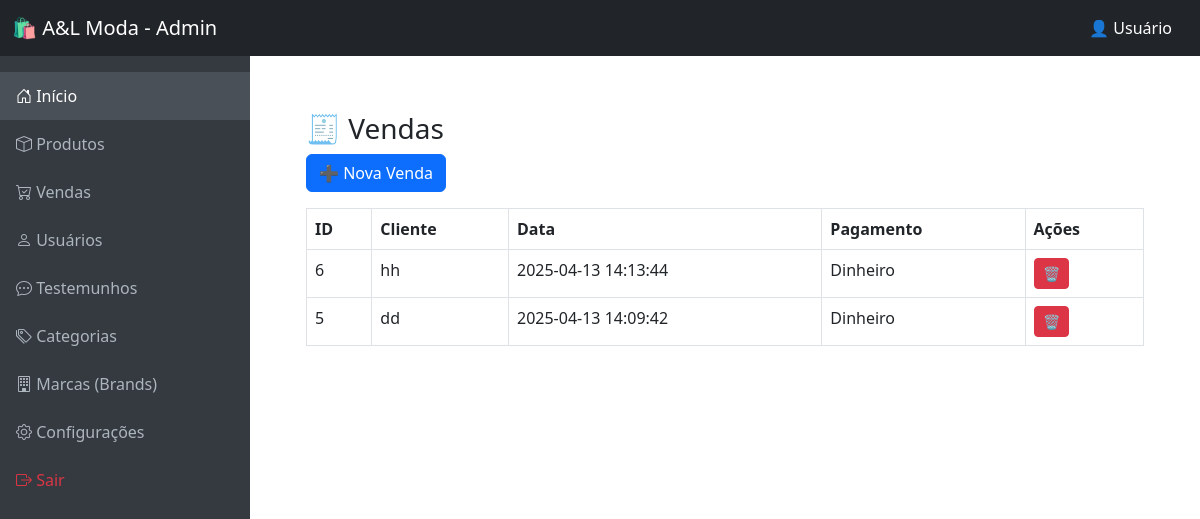
The page /painel/admin/vendas.php on the database as committed earlier.
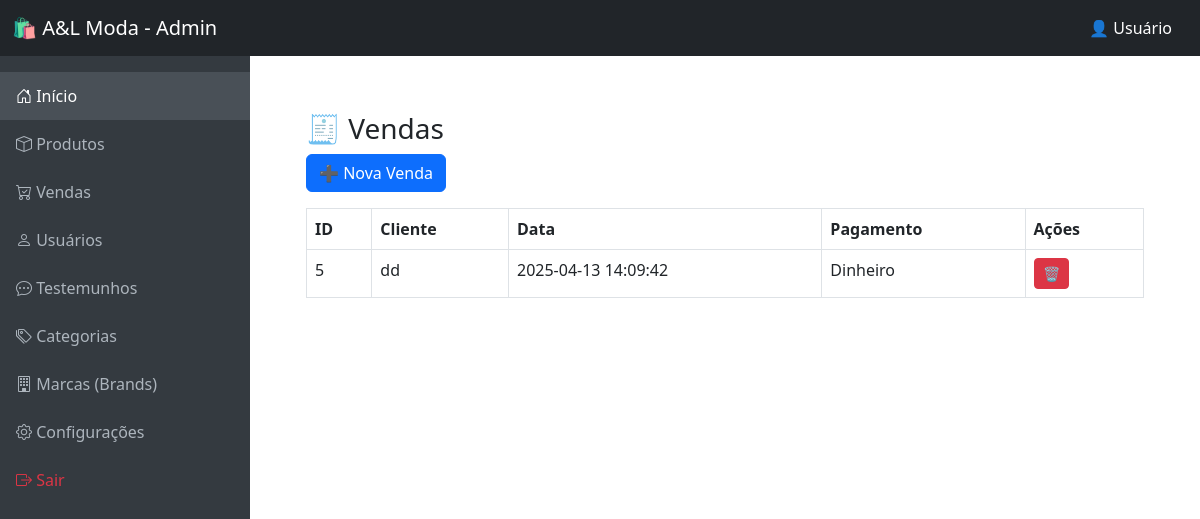
The same page on the database as committed later.
### tables this page shows
CREATE TABLE `vendas` (
  `id_venda` int(11) NOT NULL,
  `nome_cliente` varchar(255) NOT NULL,
  `data_venda` datetime DEFAULT current_timestamp(),
  `tipo_pagamento` varchar(50) NOT NULL
);

### painel/admin/vendas.php (the view, shortened to what this page needs)
<!DOCTYPE html>
<html lang="pt">
<head>
  <link href="https://cdn.jsdelivr.net/npm/bootstrap@5.3.0/dist/css/bootstrap.min.css" rel="stylesheet">
</head>
<body class="p-4">
<?php include_once('./navbar.php'); ?>
<div class="main-content" style="margin-top: 56px;">
<h3>🧾 Vendas</h3>
<button class="btn btn-primary mb-3" data-bs-toggle="modal" data-bs-target="#modalVenda">➕ Nova Venda</button>
<table class="table table-bordered">
  <thead>
    <tr>
      <th>ID</th><th>Cliente</th><th>Data</th><th>Pagamento</th><th>Ações</th>
    </tr>
  </thead>
  <tbody>
    <?php
    $vendas = $conn->query("SELECT * FROM vendas ORDER BY id_venda DESC");
    while ($v = $vendas->fetch_assoc()):
    ?>
    <tr>
      <td><?= $v['id_venda'] ?></td>
      <td><?= $v['nome_cliente'] ?></td>
      <td><?= $v['data_venda'] ?></td>
      <td><?= $v['tipo_pagamento'] ?></td>
      <td>
        <button class="btn btn-danger btn-sm" onclick="excluirVenda(<?= $v['id_venda'] ?>)">🗑</button>
      </td>
    </tr>
    <?php endwhile; ?>
  </tbody>
</table>
</body>
</html>

Rows that differ between the two databases and show on the page:
removed vendas: id_venda "6", nome_cliente "hh", data_venda "2025-04-13 14:13:44", tipo_pagamento "Dinheiro"
